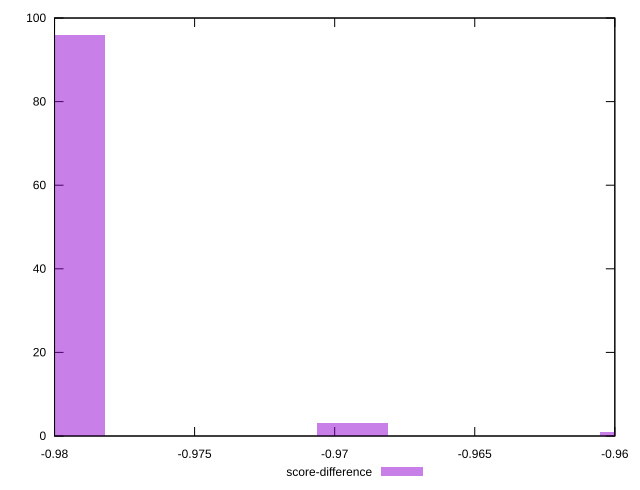

The gnuplot source for this figure:
reset

$scoreDifference <<EOF
-0.9693736410837337 3
-0.9794712831783559 96
-0.9592759989891114 1
EOF

set key outside below
set boxwidth 0.0025244105236555564
set xrange [-0.98:-0.96]
set yrange [0:100]
set trange [0:100]
set style fill transparent solid 0.5 noborder
set terminal svg size 640, 490 enhanced background rgb 'white'
set output "report_00015_2021-02-09T16-11-33.973Z/total-byte-weight/samples/pages/score-difference/histogram.svg"

plot $scoreDifference title "score-difference" with boxes

reset
